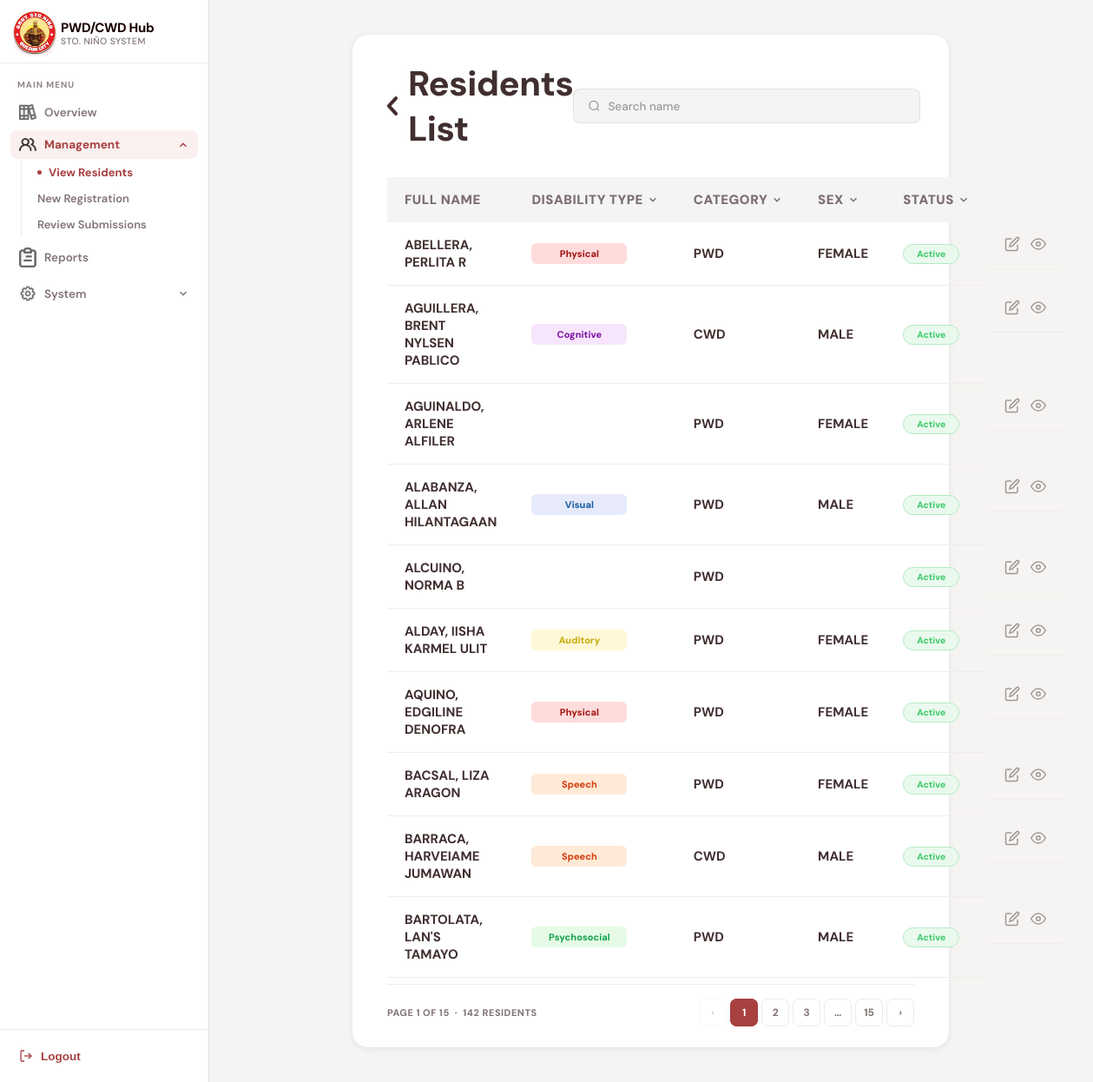
The page /resident.php on the database as committed earlier.
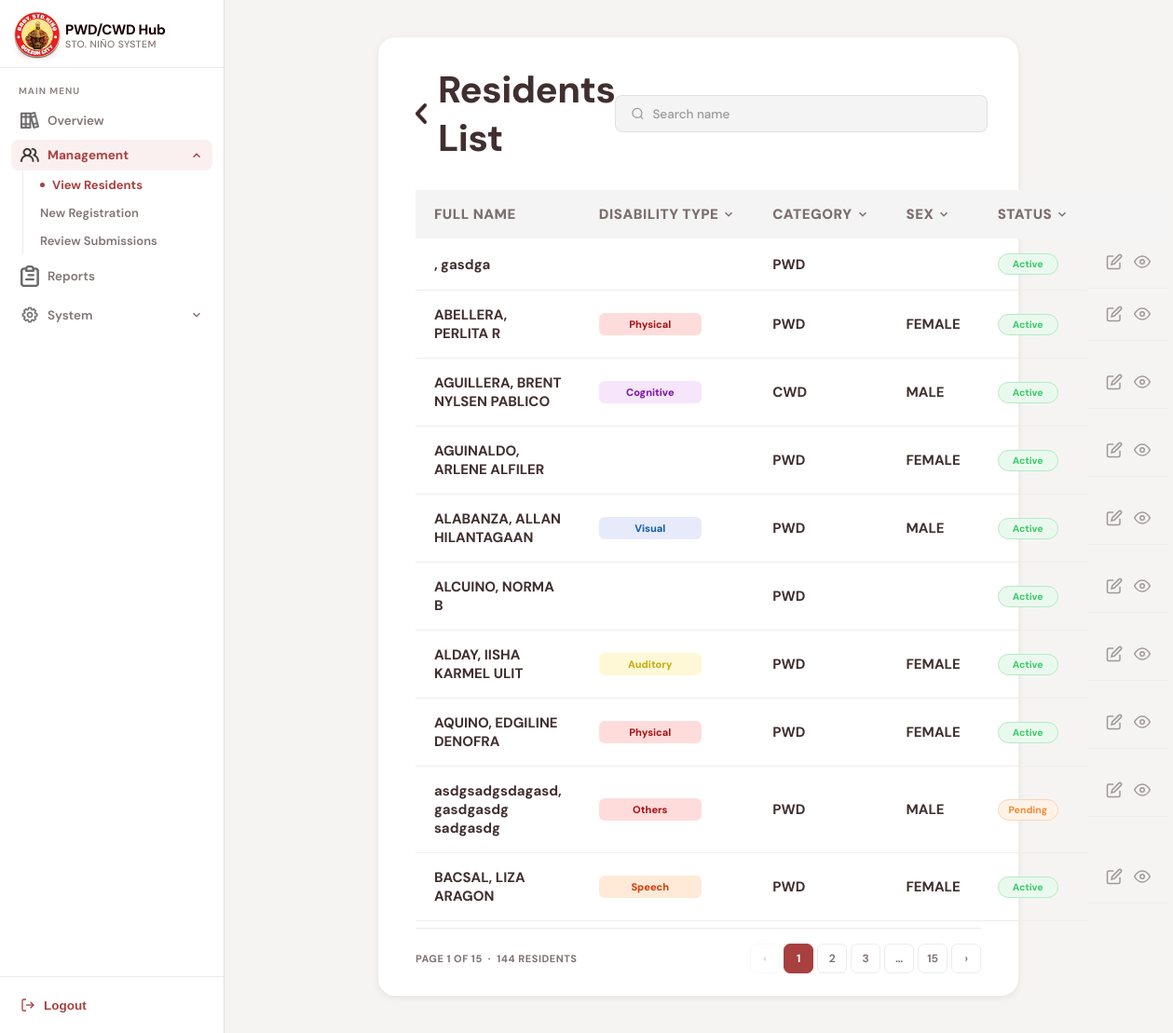
The same page on the database as committed later.
### tables this page shows
CREATE TABLE `residents` (
  `ID` int(11) NOT NULL AUTO_INCREMENT,
  `first_name` varchar(255) NOT NULL,
  `middle_name` varchar(255) NOT NULL,
  `last_name` varchar(255) NOT NULL,
  `civil_status` enum('Single','Married','Widowed','Separated') NOT NULL,
  `birthdate` date NOT NULL,
  `age` int(11) NOT NULL,
  `birthplace` varchar(255) NOT NULL,
  `sex` enum('male','female') NOT NULL,
  `address` varchar(255) NOT NULL,
  `contact_num` varchar(255) NOT NULL,
  `emergency_cont` varchar(255) NOT NULL,
  `emergency_cont_num` varchar(255) NOT NULL,
  `emergency_cont_rel` varchar(255) NOT NULL,
  `socials` varchar(255) NOT NULL,
  `disablity_type` enum('Cognitive','Visual','Physical','Auditory','Speech','Psychosocial','Others') NOT NULL,
  `disability_remarks` varchar(255) DEFAULT NULL,
  `resident_type` enum('PWD','CWD') NOT NULL,
  `guardian_name` varchar(255) NOT NULL,
  `guardian_cont_num` varchar(255) NOT NULL,
  `guardian_rel` varchar(255) NOT NULL,
  `father_name` varchar(255) NOT NULL,
  `mother_name` varchar(255) NOT NULL,
  `spouse_name` varchar(255) NOT NULL,
  `pwdid_num` varchar(255) NOT NULL,
  `control_num` varchar(255) NOT NULL,
  `idissue_date` date NOT NULL,
  `idexpiration_date` date NOT NULL,
  `profile` varchar(255) NOT NULL,
  `med_cert` varchar(255) NOT NULL,
  `status` enum('Active','Pending','Expired') DEFAULT 'Pending',
  PRIMARY KEY (`ID`)
);

### func/getResidents.php (called while the page is built, shortened)
<?php
require_once("db.php");
$per_page    = 10;
$current_page = isset($_GET["page"]) && is_numeric($_GET["page"]) ? (int)$_GET["page"] : 1;
$offset      = ($current_page - 1) * $per_page;
$search       = isset($_GET["search"])   ? trim($_GET["search"])   : "";
$conditions = [];
$params     = [];
$types      = "";
$where = count($conditions) > 0 ? "WHERE " . implode(" AND ", $conditions) : "";
$count_sql  = "SELECT COUNT(*) as total FROM residents $where";
$count_stmt = mysqli_prepare($conn, $count_sql);
mysqli_stmt_execute($count_stmt);
$count_result = mysqli_stmt_get_result($count_stmt);
$total_rows   = mysqli_fetch_assoc($count_result)["total"];
$total_pages  = max(1, ceil($total_rows / $per_page));
$data_sql  = "SELECT * FROM residents $where ORDER BY last_name ASC LIMIT ? OFFSET ?";
$data_params = array_merge($params, [$per_page, $offset]);
$data_types  = $types . "ii";
$data_stmt = mysqli_prepare($conn, $data_sql);
mysqli_stmt_bind_param($data_stmt, $data_types, ...$data_params);
mysqli_stmt_execute($data_stmt);
$residents_result = mysqli_stmt_get_result($data_stmt);
function badgeClass($type) {
    $map = [
        "cognitive"    => "badge-cognitive",
        "visual"       => "badge-visual",
        "physical"        => "badge-physical",
        "auditory"     => "badge-auditory",
        "speech"       => "badge-speech",
        "psychosocial" => "badge-psycho",
    ];
    return $map[strtolower(trim($type))] ?? "badge-physical";
}
function buildQuery($page, $extra = []) {
    $params = array_merge($_GET, ["page" => $page], $extra);
    return "?" . http_build_query($params);
}
?>

### resident.php (the view, shortened to what this page needs)
<?php require_once("func/getResidents.php"); ?>
<!DOCTYPE html>
<html lang="en">
<head>
<link rel="stylesheet" href="css/resident.css" />
</head>
<body>
<aside class="sidebar">
  <div class="sidebar-brand">
    <div class="brand-icon">
      <img src="assets/barangay-logo.png" width="50">
    </div>
    <div class="brand-text">
      <span class="brand-name">PWD/CWD Hub</span>
      <span class="brand-sub">Sto. Niño System</span>
    </div>
  </div>
  <nav class="sidebar-nav">
    <div class="nav-section-label">Main Menu</div>
    <div class="nav-group">
      <a class="nav-item" href="dashboard.php">
        <img src="assets/overviewicon.png" width="20">
        Overview
      </a>
    </div>
    <div class="nav-group">
      <a class="nav-item active" href="#" onclick="toggleMenu(event,'mgmt-sub')">
        <img src="assets/users.png" width="20">
        Management
        <svg class="chevron" viewBox="0 0 24 24"><polyline points="6 15 12 9 18 15"/></svg>
      </a>
      <div class="nav-sub open" id="mgmt-sub">
        <a class="nav-sub-item active" href="resident.php">View Residents</a>
        <a class="nav-sub-item" href="registration.php">New Registration</a>
        <a class="nav-sub-item" href="review.php">Review Submissions</a>
      </div>
    </div>
    <div class="nav-group">
      <a class="nav-item" href="reports.php">
        <img src="assets/reporticon.png" width="20">
        Reports
      </a>
    </div>
    <div class="nav-group">
      <a class="nav-item open" href="#" onclick="toggleMenu(event,'system-sub')">
        <img src="assets/settingicon.png" width="20">
        System
        <svg class="chevron" viewBox="0 0 24 24"><polyline points="6 15 12 9 18 15"/></svg>
      </a>
    </div>
  </nav>
  <div class="sidebar-footer">
    <button class="logout-btn" onclick="logout()">
      <svg viewBox="0 0 24 24"><path d="M9 21H5a2 2 0 0 1-2-2V5a2 2 0 0 1 2-2h4"/><polyline points="16 17 21 12 16 7"/><line x1="21" y1="12" x2="9" y2="12"/></svg>
      Logout
    </button>
  </div>
</aside>
<main class="main-content">
  <div class="content-card">
    <div class="card-header">
      <div class="page-title">
        <img style="cursor:pointer;" src="assets/leftchevron.png" width="12" onclick="toDashboard()">
        <h1>Residents List</h1>
      </div>
      <form method="GET" action="resident.php" id="searchForm" style="display:flex;gap:10px;align-items:center;">
        <div class="search-bar">
          <svg width="16" height="16" viewBox="0 0 24 24" fill="none" stroke="#999" stroke-width="2"><circle cx="11" cy="11" r="8"/><path d="M21 21l-4.35-4.35"/></svg>
          <input type="text" name="search" placeholder="Search name" value="<?= htmlspecialchars($search) ?>" oninput="debounceSearch()">
        </div>
      </form>
    </div>
    <div class="table-wrap">
      <table class="data-table">
        <thead>
          <tr>
            <th>
              Full Name
            </th>
            <th class="th-filter <?= !empty($filter_disab) ? 'th-active' : '' ?>" onclick="openFilter('sel-disability', this)">
              Disability Type
              <svg width="14" height="14" class="th-chevron" viewBox="0 0 24 24" fill="none" stroke="currentColor" stroke-width="2.5"><path d="M6 9l6 6 6-6"/></svg>
            </th>
            <th class="th-filter <?= !empty($filter_cat) ? 'th-active' : '' ?>" onclick="openFilter('sel-category', this)">
              Category
              <svg width="14" height="14" class="th-chevron" viewBox="0 0 24 24" fill="none" stroke="currentColor" stroke-width="2.5"><path d="M6 9l6 6 6-6"/></svg>
            </th>
            <th class="th-filter <?= !empty($filter_sex) ? 'th-active' : '' ?>" onclick="openFilter('sel-sex', this)">
              Sex
              <svg width="14" height="14" class="th-chevron" viewBox="0 0 24 24" fill="none" stroke="currentColor" stroke-width="2.5"><path d="M6 9l6 6 6-6"/></svg>
            </th>
            <th class="th-filter <?= !empty($filter_status) ? 'th-active' : '' ?>" onclick="openFilter('sel-status', this)">
              Status
              <svg width="14" height="14" class="th-chevron" viewBox="0 0 24 24" fill="none" stroke="currentColor" stroke-width="2.5"><path d="M6 9l6 6 6-6"/></svg>
            </th>
            <th></th>
          </tr>
        </thead>
        <tbody>
          <?php if (mysqli_num_rows($residents_result) === 0): ?>
            <tr>
              <td colspan="6" style="text-align:center; padding:40px; color:var(--text-muted); font-weight:600;">
                No residents found.
              </td>
            </tr>
          <?php else: ?>
            <?php while ($user = mysqli_fetch_assoc($residents_result)): ?>
              <?php
                $full_name  = htmlspecialchars($user['last_name'] . ", " . $user['first_name'] . " " . $user['middle_name']);
                $disability = $user['disablity_type'] ?? '';
                $category   = htmlspecialchars($user['resident_type'] ?? '—');
                $sex        = htmlspecialchars(strtoupper($user['sex'] ?? '—'));
                $status     = htmlspecialchars($user['status'] ?? 'Pending');
                $status_cls = "status-" . strtolower($status);
                $types_arr  = array_filter(array_map('trim', explode(",", $disability)));
              ?>
              <tr>
                <td class="fw-bold"><?= $full_name ?></td>
                <td>
                  <div class="badge-group">
                    <?php foreach ($types_arr as $t): ?>
                      <span class="badge <?= badgeClass($t) ?>"><?= htmlspecialchars($t) ?></span>
                    <?php endforeach; ?>
                  </div>
                </td>
                <td class="fw-bold"><?= $category ?></td>
                <td class="fw-bold"><?= $sex ?></td>
                <td><span class="status <?= $status_cls ?>"><?= $status ?></span></td>
                <td class="actions">
                  <button title="Edit" onclick="window.location.href='editResident.php?id=<?= $user['ID'] ?>'">
                    <svg width="18" height="18" viewBox="0 0 24 24" fill="none" stroke="currentColor" stroke-width="2"><path d="M11 4H4a2 2 0 0 0-2 2v14a2 2 0 0 0 2 2h14a2 2 0 0 0 2-2v-7"/><path d="M18.5 2.5a2.121 2.121 0 0 1 3 3L12 15l-4 1 1-4 9.5-9.5z"/></svg>
                  </button>
                  <button title="View" onclick="window.location.href='viewprofile.php?id=<?= $user['ID'] ?>'">
                    <svg width="18" height="18" viewBox="0 0 24 24" fill="none" stroke="currentColor" stroke-width="2"><path d="M1 12s4-8 11-8 11 8 11 8-4 8-11 8-11-8-11-8z"/><circle cx="12" cy="12" r="3"/></svg>
                  </button>
                </td>
              </tr>
            <?php endwhile; ?>
          <?php endif; ?>
        </tbody>
      </table>
    </div>
    <div class="pagination">
      <span class="pagination-info">
        Page <?= $current_page ?> of <?= $total_pages ?> &nbsp;·&nbsp; <?= $total_rows ?> resident<?= $total_rows !== 1 ? "s" : "" ?>
      </span>
      <div class="pagination-btns">
        <a href="<?= buildQuery($current_page - 1) ?>" class="page-btn <?= $current_page <= 1 ? 'disabled' : '' ?>">‹</a>
        <?php
          $start = max(1, $current_page - 2);
          $end   = min($total_pages, $current_page + 2);
          if ($start > 1): ?>
          <?php endif;
          for ($i = $start; $i <= $end; $i++): ?>
            <a href="<?= buildQuery($i) ?>" class="page-btn <?= $i === $current_page ? 'active' : '' ?>"><?= $i ?></a>
          <?php endfor;
          if ($end < $total_pages): ?>
            <?php if ($end < $total_pages - 1): ?><span class="page-btn" style="pointer-events:none;">…</span><?php endif; ?>
            <a href="<?= buildQuery($total_pages) ?>" class="page-btn"><?= $total_pages ?></a>
          <?php endif; ?>
        <a href="<?= buildQuery($current_page + 1) ?>" class="page-btn <?= $current_page >= $total_pages ? 'disabled' : '' ?>">›</a>
      </div>
    </div>
  </div>
</main>
</body>
</html>

Rows that differ between the two databases and show on the page:
no longer on this page (row edited): residents: full_name "BARRACA, HARVEIAME JUMAWAN", disablity_type "Speech", resident_type "CWD", sex "MALE", status "Active"
no longer on this page (row edited): residents: full_name "BARTOLATA, LAN'S TAMAYO", disablity_type "Psychosocial", resident_type "PWD", sex "MALE", status "Active"
added residents: full_name ", gasdga", resident_type "PWD", status "Active", shown under "Residents List"
added residents: full_name "asdgsadgsdagasd, gasdgasdg sadgasdg", disablity_type "Others", resident_type "PWD", sex "MALE", status "Pending"
Other text that changed with them:
$total_rows: "142" → "144"
